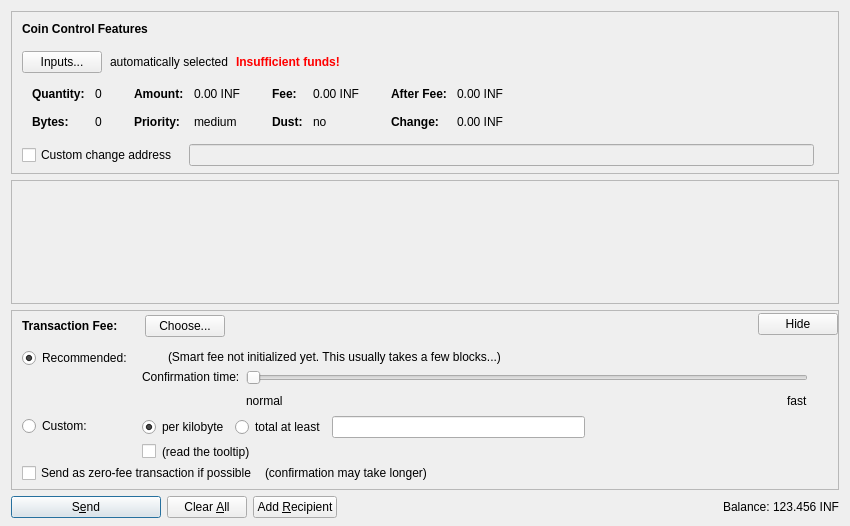
<?xml version="1.0" encoding="UTF-8"?>
<ui version="4.0">
 <class>SendCoinsDialog</class>
 <widget class="QDialog" name="SendCoinsDialog">
  <property name="geometry">
   <rect>
    <x>0</x>
    <y>0</y>
    <width>850</width>
    <height>526</height>
   </rect>
  </property>
  <property name="windowTitle">
   <string>Send Coins</string>
  </property>
  <layout class="QVBoxLayout" name="verticalLayout" stretch="0,1,0,0">
   <property name="bottomMargin">
    <number>8</number>
   </property>
   <item>
    <widget class="QFrame" name="frameCoinControl">
     <property name="sizePolicy">
      <sizepolicy hsizetype="Expanding" vsizetype="Expanding">
       <horstretch>0</horstretch>
       <verstretch>0</verstretch>
      </sizepolicy>
     </property>
     <property name="maximumSize">
      <size>
       <width>16777215</width>
       <height>16777215</height>
      </size>
     </property>
     <property name="frameShape">
      <enum>QFrame::StyledPanel</enum>
     </property>
     <property name="frameShadow">
      <enum>QFrame::Sunken</enum>
     </property>
     <layout class="QVBoxLayout" name="verticalLayoutCoinControl2">
      <property name="spacing">
       <number>0</number>
      </property>
      <property name="leftMargin">
       <number>0</number>
      </property>
      <property name="topMargin">
       <number>0</number>
      </property>
      <property name="rightMargin">
       <number>0</number>
      </property>
      <property name="bottomMargin">
       <number>6</number>
      </property>
      <item>
       <layout class="QVBoxLayout" name="verticalLayoutCoinControl" stretch="0,0,0,0,1">
        <property name="spacing">
         <number>0</number>
        </property>
        <property name="leftMargin">
         <number>10</number>
        </property>
        <property name="topMargin">
         <number>10</number>
        </property>
        <item>
         <layout class="QHBoxLayout" name="horizontalLayoutCoinControl1">
          <property name="bottomMargin">
           <number>15</number>
          </property>
          <item>
           <widget class="QLabel" name="labelCoinControlFeatures">
            <property name="sizePolicy">
             <sizepolicy hsizetype="Preferred" vsizetype="Maximum">
              <horstretch>0</horstretch>
              <verstretch>0</verstretch>
             </sizepolicy>
            </property>
            <property name="font">
             <font>
              <weight>75</weight>
              <bold>true</bold>
             </font>
            </property>
            <property name="styleSheet">
             <string notr="true">font-weight:bold;</string>
            </property>
            <property name="text">
             <string>Coin Control Features</string>
            </property>
           </widget>
          </item>
         </layout>
        </item>
        <item>
         <layout class="QHBoxLayout" name="horizontalLayoutCoinControl2" stretch="0,0,0,0">
          <property name="spacing">
           <number>8</number>
          </property>
          <property name="bottomMargin">
           <number>10</number>
          </property>
          <item>
           <widget class="QPushButton" name="pushButtonCoinControl">
            <property name="styleSheet">
             <string notr="true"/>
            </property>
            <property name="text">
             <string>Inputs...</string>
            </property>
            <property name="autoDefault">
             <bool>false</bool>
            </property>
           </widget>
          </item>
          <item>
           <widget class="QLabel" name="labelCoinControlAutomaticallySelected">
            <property name="text">
             <string>automatically selected</string>
            </property>
            <property name="margin">
             <number>5</number>
            </property>
           </widget>
          </item>
          <item>
           <widget class="QLabel" name="labelCoinControlInsuffFunds">
            <property name="font">
             <font>
              <weight>75</weight>
              <bold>true</bold>
             </font>
            </property>
            <property name="styleSheet">
             <string notr="true">color:red;font-weight:bold;</string>
            </property>
            <property name="text">
             <string>Insufficient funds!</string>
            </property>
            <property name="margin">
             <number>5</number>
            </property>
           </widget>
          </item>
          <item>
           <spacer name="horizontalSpacerCoinControl">
            <property name="orientation">
             <enum>Qt::Horizontal</enum>
            </property>
            <property name="sizeHint" stdset="0">
             <size>
              <width>40</width>
              <height>1</height>
             </size>
            </property>
           </spacer>
          </item>
         </layout>
        </item>
        <item>
         <widget class="QWidget" name="widgetCoinControl" native="true">
          <property name="sizePolicy">
           <sizepolicy hsizetype="Preferred" vsizetype="Preferred">
            <horstretch>0</horstretch>
            <verstretch>0</verstretch>
           </sizepolicy>
          </property>
          <property name="minimumSize">
           <size>
            <width>0</width>
            <height>0</height>
           </size>
          </property>
          <property name="styleSheet">
           <string notr="true"/>
          </property>
          <layout class="QHBoxLayout" name="horizontalLayoutCoinControl5">
           <property name="leftMargin">
            <number>0</number>
           </property>
           <property name="topMargin">
            <number>0</number>
           </property>
           <property name="rightMargin">
            <number>0</number>
           </property>
           <property name="bottomMargin">
            <number>0</number>
           </property>
           <item>
            <layout class="QHBoxLayout" name="horizontalLayoutCoinControl3" stretch="0,0,0,1">
             <property name="spacing">
              <number>20</number>
             </property>
             <property name="topMargin">
              <number>0</number>
             </property>
             <property name="bottomMargin">
              <number>10</number>
             </property>
             <item>
              <layout class="QFormLayout" name="formLayoutCoinControl1">
               <property name="horizontalSpacing">
                <number>10</number>
               </property>
               <property name="verticalSpacing">
                <number>14</number>
               </property>
               <property name="leftMargin">
                <number>10</number>
               </property>
               <property name="topMargin">
                <number>4</number>
               </property>
               <property name="rightMargin">
                <number>6</number>
               </property>
               <item row="0" column="0">
                <widget class="QLabel" name="labelCoinControlQuantityText">
                 <property name="font">
                  <font>
                   <weight>75</weight>
                   <bold>true</bold>
                  </font>
                 </property>
                 <property name="text">
                  <string>Quantity:</string>
                 </property>
                 <property name="margin">
                  <number>0</number>
                 </property>
                </widget>
               </item>
               <item row="0" column="1">
                <widget class="QLabel" name="labelCoinControlQuantity">
                 <property name="cursor">
                  <cursorShape>IBeamCursor</cursorShape>
                 </property>
                 <property name="contextMenuPolicy">
                  <enum>Qt::ActionsContextMenu</enum>
                 </property>
                 <property name="text">
                  <string notr="true">0</string>
                 </property>
                 <property name="margin">
                  <number>0</number>
                 </property>
                 <property name="textInteractionFlags">
                  <set>Qt::LinksAccessibleByMouse|Qt::TextSelectableByKeyboard|Qt::TextSelectableByMouse</set>
                 </property>
                </widget>
               </item>
               <item row="1" column="0">
                <widget class="QLabel" name="labelCoinControlBytesText">
                 <property name="font">
                  <font>
                   <weight>75</weight>
                   <bold>true</bold>
                  </font>
                 </property>
                 <property name="text">
                  <string>Bytes:</string>
                 </property>
                </widget>
               </item>
               <item row="1" column="1">
                <widget class="QLabel" name="labelCoinControlBytes">
                 <property name="cursor">
                  <cursorShape>IBeamCursor</cursorShape>
                 </property>
                 <property name="contextMenuPolicy">
                  <enum>Qt::ActionsContextMenu</enum>
                 </property>
                 <property name="text">
                  <string notr="true">0</string>
                 </property>
                 <property name="textInteractionFlags">
                  <set>Qt::LinksAccessibleByMouse|Qt::TextSelectableByKeyboard|Qt::TextSelectableByMouse</set>
                 </property>
                </widget>
               </item>
              </layout>
             </item>
             <item>
              <layout class="QFormLayout" name="formLayoutCoinControl2">
               <property name="horizontalSpacing">
                <number>10</number>
               </property>
               <property name="verticalSpacing">
                <number>14</number>
               </property>
               <property name="leftMargin">
                <number>6</number>
               </property>
               <property name="topMargin">
                <number>4</number>
               </property>
               <property name="rightMargin">
                <number>6</number>
               </property>
               <item row="0" column="0">
                <widget class="QLabel" name="labelCoinControlAmountText">
                 <property name="font">
                  <font>
                   <weight>75</weight>
                   <bold>true</bold>
                  </font>
                 </property>
                 <property name="text">
                  <string>Amount:</string>
                 </property>
                 <property name="margin">
                  <number>0</number>
                 </property>
                </widget>
               </item>
               <item row="0" column="1">
                <widget class="QLabel" name="labelCoinControlAmount">
                 <property name="cursor">
                  <cursorShape>IBeamCursor</cursorShape>
                 </property>
                 <property name="contextMenuPolicy">
                  <enum>Qt::ActionsContextMenu</enum>
                 </property>
                 <property name="text">
                  <string notr="true">0.00 INF</string>
                 </property>
                 <property name="textInteractionFlags">
                  <set>Qt::LinksAccessibleByMouse|Qt::TextSelectableByKeyboard|Qt::TextSelectableByMouse</set>
                 </property>
                </widget>
               </item>
               <item row="1" column="0">
                <widget class="QLabel" name="labelCoinControlPriorityText">
                 <property name="font">
                  <font>
                   <weight>75</weight>
                   <bold>true</bold>
                  </font>
                 </property>
                 <property name="text">
                  <string>Priority:</string>
                 </property>
                </widget>
               </item>
               <item row="1" column="1">
                <widget class="QLabel" name="labelCoinControlPriority">
                 <property name="cursor">
                  <cursorShape>IBeamCursor</cursorShape>
                 </property>
                 <property name="contextMenuPolicy">
                  <enum>Qt::ActionsContextMenu</enum>
                 </property>
                 <property name="text">
                  <string notr="true">medium</string>
                 </property>
                 <property name="textInteractionFlags">
                  <set>Qt::LinksAccessibleByMouse|Qt::TextSelectableByKeyboard|Qt::TextSelectableByMouse</set>
                 </property>
                </widget>
               </item>
              </layout>
             </item>
             <item>
              <layout class="QFormLayout" name="formLayoutCoinControl3">
               <property name="horizontalSpacing">
                <number>10</number>
               </property>
               <property name="verticalSpacing">
                <number>14</number>
               </property>
               <property name="leftMargin">
                <number>6</number>
               </property>
               <property name="topMargin">
                <number>4</number>
               </property>
               <property name="rightMargin">
                <number>6</number>
               </property>
               <item row="0" column="0">
                <widget class="QLabel" name="labelCoinControlFeeText">
                 <property name="font">
                  <font>
                   <weight>75</weight>
                   <bold>true</bold>
                  </font>
                 </property>
                 <property name="text">
                  <string>Fee:</string>
                 </property>
                 <property name="margin">
                  <number>0</number>
                 </property>
                </widget>
               </item>
               <item row="0" column="1">
                <widget class="QLabel" name="labelCoinControlFee">
                 <property name="cursor">
                  <cursorShape>IBeamCursor</cursorShape>
                 </property>
                 <property name="contextMenuPolicy">
                  <enum>Qt::ActionsContextMenu</enum>
                 </property>
                 <property name="text">
                  <string notr="true">0.00 INF</string>
                 </property>
                 <property name="textInteractionFlags">
                  <set>Qt::LinksAccessibleByMouse|Qt::TextSelectableByKeyboard|Qt::TextSelectableByMouse</set>
                 </property>
                </widget>
               </item>
               <item row="1" column="0">
                <widget class="QLabel" name="labelCoinControlLowOutputText">
                 <property name="font">
                  <font>
                   <weight>75</weight>
                   <bold>true</bold>
                  </font>
                 </property>
                 <property name="text">
                  <string>Dust:</string>
                 </property>
                </widget>
               </item>
               <item row="1" column="1">
                <widget class="QLabel" name="labelCoinControlLowOutput">
                 <property name="cursor">
                  <cursorShape>IBeamCursor</cursorShape>
                 </property>
                 <property name="contextMenuPolicy">
                  <enum>Qt::ActionsContextMenu</enum>
                 </property>
                 <property name="text">
                  <string notr="true">no</string>
                 </property>
                 <property name="textInteractionFlags">
                  <set>Qt::LinksAccessibleByMouse|Qt::TextSelectableByKeyboard|Qt::TextSelectableByMouse</set>
                 </property>
                </widget>
               </item>
              </layout>
             </item>
             <item>
              <layout class="QFormLayout" name="formLayoutCoinControl4">
               <property name="horizontalSpacing">
                <number>10</number>
               </property>
               <property name="verticalSpacing">
                <number>14</number>
               </property>
               <property name="leftMargin">
                <number>6</number>
               </property>
               <property name="topMargin">
                <number>4</number>
               </property>
               <property name="rightMargin">
                <number>6</number>
               </property>
               <item row="0" column="0">
                <widget class="QLabel" name="labelCoinControlAfterFeeText">
                 <property name="font">
                  <font>
                   <weight>75</weight>
                   <bold>true</bold>
                  </font>
                 </property>
                 <property name="text">
                  <string>After Fee:</string>
                 </property>
                 <property name="margin">
                  <number>0</number>
                 </property>
                </widget>
               </item>
               <item row="0" column="1">
                <widget class="QLabel" name="labelCoinControlAfterFee">
                 <property name="cursor">
                  <cursorShape>IBeamCursor</cursorShape>
                 </property>
                 <property name="contextMenuPolicy">
                  <enum>Qt::ActionsContextMenu</enum>
                 </property>
                 <property name="text">
                  <string notr="true">0.00 INF</string>
                 </property>
                 <property name="textInteractionFlags">
                  <set>Qt::LinksAccessibleByMouse|Qt::TextSelectableByKeyboard|Qt::TextSelectableByMouse</set>
                 </property>
                </widget>
               </item>
               <item row="1" column="0">
                <widget class="QLabel" name="labelCoinControlChangeText">
                 <property name="font">
                  <font>
                   <weight>75</weight>
                   <bold>true</bold>
                  </font>
                 </property>
                 <property name="text">
                  <string>Change:</string>
                 </property>
                </widget>
               </item>
               <item row="1" column="1">
                <widget class="QLabel" name="labelCoinControlChange">
                 <property name="cursor">
                  <cursorShape>IBeamCursor</cursorShape>
                 </property>
                 <property name="contextMenuPolicy">
                  <enum>Qt::ActionsContextMenu</enum>
                 </property>
                 <property name="text">
                  <string notr="true">0.00 INF</string>
                 </property>
                 <property name="textInteractionFlags">
                  <set>Qt::LinksAccessibleByMouse|Qt::TextSelectableByKeyboard|Qt::TextSelectableByMouse</set>
                 </property>
                </widget>
               </item>
              </layout>
             </item>
            </layout>
           </item>
          </layout>
         </widget>
        </item>
        <item>
         <layout class="QHBoxLayout" name="horizontalLayoutCoinControl4" stretch="0,0,0">
          <property name="spacing">
           <number>12</number>
          </property>
          <property name="sizeConstraint">
           <enum>QLayout::SetDefaultConstraint</enum>
          </property>
          <property name="topMargin">
           <number>5</number>
          </property>
          <property name="rightMargin">
           <number>5</number>
          </property>
          <item>
           <widget class="QCheckBox" name="checkBoxCoinControlChange">
            <property name="toolTip">
             <string>If this is activated, but the change address is empty or invalid, change will be sent to a newly generated address.</string>
            </property>
            <property name="text">
             <string>Custom change address</string>
            </property>
           </widget>
          </item>
          <item>
           <widget class="QValidatedLineEdit" name="lineEditCoinControlChange">
            <property name="enabled">
             <bool>false</bool>
            </property>
            <property name="sizePolicy">
             <sizepolicy hsizetype="Expanding" vsizetype="Fixed">
              <horstretch>0</horstretch>
              <verstretch>0</verstretch>
             </sizepolicy>
            </property>
           </widget>
          </item>
          <item>
           <widget class="QLabel" name="labelCoinControlChangeLabel">
            <property name="sizePolicy">
             <sizepolicy hsizetype="Preferred" vsizetype="Expanding">
              <horstretch>0</horstretch>
              <verstretch>0</verstretch>
             </sizepolicy>
            </property>
            <property name="minimumSize">
             <size>
              <width>0</width>
              <height>0</height>
             </size>
            </property>
            <property name="text">
             <string/>
            </property>
            <property name="margin">
             <number>3</number>
            </property>
           </widget>
          </item>
         </layout>
        </item>
        <item>
         <spacer name="verticalSpacerCoinControl">
          <property name="orientation">
           <enum>Qt::Vertical</enum>
          </property>
          <property name="sizeHint" stdset="0">
           <size>
            <width>800</width>
            <height>1</height>
           </size>
          </property>
         </spacer>
        </item>
       </layout>
      </item>
     </layout>
    </widget>
   </item>
   <item>
    <widget class="QScrollArea" name="scrollArea">
     <property name="widgetResizable">
      <bool>true</bool>
     </property>
     <widget class="QWidget" name="scrollAreaWidgetContents">
      <property name="geometry">
       <rect>
        <x>0</x>
        <y>0</y>
        <width>830</width>
        <height>68</height>
       </rect>
      </property>
      <layout class="QVBoxLayout" name="verticalLayout_2" stretch="0,1">
       <property name="leftMargin">
        <number>0</number>
       </property>
       <property name="topMargin">
        <number>0</number>
       </property>
       <property name="rightMargin">
        <number>0</number>
       </property>
       <property name="bottomMargin">
        <number>0</number>
       </property>
       <item>
        <layout class="QVBoxLayout" name="entries">
         <property name="spacing">
          <number>6</number>
         </property>
        </layout>
       </item>
       <item>
        <spacer name="verticalSpacer">
         <property name="orientation">
          <enum>Qt::Vertical</enum>
         </property>
         <property name="sizeHint" stdset="0">
          <size>
           <width>20</width>
           <height>40</height>
          </size>
         </property>
        </spacer>
       </item>
      </layout>
     </widget>
    </widget>
   </item>
   <item>
    <widget class="QFrame" name="frameFee">
     <property name="sizePolicy">
      <sizepolicy hsizetype="Expanding" vsizetype="Expanding">
       <horstretch>0</horstretch>
       <verstretch>0</verstretch>
      </sizepolicy>
     </property>
     <property name="maximumSize">
      <size>
       <width>16777215</width>
       <height>16777215</height>
      </size>
     </property>
     <property name="frameShape">
      <enum>QFrame::StyledPanel</enum>
     </property>
     <property name="frameShadow">
      <enum>QFrame::Sunken</enum>
     </property>
     <layout class="QVBoxLayout" name="verticalLayoutFee1">
      <property name="spacing">
       <number>0</number>
      </property>
      <property name="leftMargin">
       <number>0</number>
      </property>
      <property name="topMargin">
       <number>0</number>
      </property>
      <property name="rightMargin">
       <number>0</number>
      </property>
      <property name="bottomMargin">
       <number>0</number>
      </property>
      <item>
       <layout class="QVBoxLayout" name="verticalLayoutFee2" stretch="0,0,0">
        <property name="spacing">
         <number>0</number>
        </property>
        <property name="leftMargin">
         <number>10</number>
        </property>
        <property name="topMargin">
         <number>0</number>
        </property>
        <item>
         <layout class="QHBoxLayout" name="horizontalLayoutFee1">
          <property name="bottomMargin">
           <number>0</number>
          </property>
          <item>
           <layout class="QVBoxLayout" name="verticalLayoutFee7">
            <property name="spacing">
             <number>0</number>
            </property>
            <item>
             <spacer name="verticalSpacerSmartFee">
              <property name="orientation">
               <enum>Qt::Vertical</enum>
              </property>
              <property name="sizeType">
               <enum>QSizePolicy::Fixed</enum>
              </property>
              <property name="sizeHint" stdset="0">
               <size>
                <width>1</width>
                <height>4</height>
               </size>
              </property>
             </spacer>
            </item>
            <item>
             <layout class="QHBoxLayout" name="horizontalLayoutSmartFee">
              <property name="spacing">
               <number>10</number>
              </property>
              <item>
               <widget class="QLabel" name="labelFeeHeadline">
                <property name="sizePolicy">
                 <sizepolicy hsizetype="Preferred" vsizetype="Maximum">
                  <horstretch>0</horstretch>
                  <verstretch>0</verstretch>
                 </sizepolicy>
                </property>
                <property name="font">
                 <font>
                  <weight>75</weight>
                  <bold>true</bold>
                 </font>
                </property>
                <property name="styleSheet">
                 <string notr="true">font-weight:bold;</string>
                </property>
                <property name="text">
                 <string>Transaction Fee:</string>
                </property>
               </widget>
              </item>
              <item>
               <widget class="QLabel" name="labelFeeMinimized">
                <property name="text">
                 <string/>
                </property>
               </widget>
              </item>
              <item>
               <widget class="QPushButton" name="buttonChooseFee">
                <property name="text">
                 <string>Choose...</string>
                </property>
               </widget>
              </item>
             </layout>
            </item>
            <item>
             <spacer name="verticalSpacer_5">
              <property name="orientation">
               <enum>Qt::Vertical</enum>
              </property>
              <property name="sizeHint" stdset="0">
               <size>
                <width>1</width>
                <height>1</height>
               </size>
              </property>
             </spacer>
            </item>
           </layout>
          </item>
          <item>
           <spacer name="horizontalSpacer_4">
            <property name="orientation">
             <enum>Qt::Horizontal</enum>
            </property>
            <property name="sizeHint" stdset="0">
             <size>
              <width>40</width>
              <height>20</height>
             </size>
            </property>
           </spacer>
          </item>
          <item>
           <widget class="QPushButton" name="buttonMinimizeFee">
            <property name="toolTip">
             <string>collapse fee-settings</string>
            </property>
            <property name="text">
             <string>Hide</string>
            </property>
           </widget>
          </item>
         </layout>
        </item>
        <item>
         <widget class="QFrame" name="frameFeeSelection">
          <layout class="QVBoxLayout" name="verticalLayoutFee12">
           <property name="spacing">
            <number>0</number>
           </property>
           <property name="leftMargin">
            <number>0</number>
           </property>
           <property name="topMargin">
            <number>0</number>
           </property>
           <property name="rightMargin">
            <number>0</number>
           </property>
           <property name="bottomMargin">
            <number>0</number>
           </property>
           <item>
            <layout class="QGridLayout" name="gridLayoutFee">
             <property name="topMargin">
              <number>10</number>
             </property>
             <property name="bottomMargin">
              <number>4</number>
             </property>
             <property name="horizontalSpacing">
              <number>10</number>
             </property>
             <property name="verticalSpacing">
              <number>4</number>
             </property>
             <item row="1" column="1">
              <layout class="QVBoxLayout" name="verticalLayoutFee8">
               <property name="spacing">
                <number>6</number>
               </property>
               <item>
                <layout class="QHBoxLayout" name="horizontalLayoutFee13">
                 <item>
                  <widget class="QRadioButton" name="radioCustomPerKilobyte">
                   <property name="toolTip">
                    <string>If the custom fee is set to 1000 satoshis and the transaction is only 250 bytes, then &quot;per kilobyte&quot; only pays 250 satoshis in fee, while &quot;total at least&quot; pays 1000 satoshis. For transactions bigger than a kilobyte both pay by kilobyte.</string>
                   </property>
                   <property name="text">
                    <string>per kilobyte</string>
                   </property>
                   <property name="checked">
                    <bool>true</bool>
                   </property>
                   <attribute name="buttonGroup">
                    <string notr="true">groupCustomFee</string>
                   </attribute>
                  </widget>
                 </item>
                 <item>
                  <widget class="QRadioButton" name="radioCustomAtLeast">
                   <property name="toolTip">
                    <string>If the custom fee is set to 1000 satoshis and the transaction is only 250 bytes, then &quot;per kilobyte&quot; only pays 250 satoshis in fee, while &quot;total at least&quot; pays 1000 satoshis. For transactions bigger than a kilobyte both pay by kilobyte.</string>
                   </property>
                   <property name="text">
                    <string>total at least</string>
                   </property>
                   <attribute name="buttonGroup">
                    <string notr="true">groupCustomFee</string>
                   </attribute>
                  </widget>
                 </item>
                 <item>
                  <widget class="InfinitumAmountField" name="customFee"/>
                 </item>
                 <item>
                  <spacer name="horizontalSpacer_6">
                   <property name="orientation">
                    <enum>Qt::Horizontal</enum>
                   </property>
                   <property name="sizeHint" stdset="0">
                    <size>
                     <width>1</width>
                     <height>1</height>
                    </size>
                   </property>
                  </spacer>
                 </item>
                </layout>
               </item>
               <item>
                <layout class="QHBoxLayout" name="horizontalLayoutFee8">
                 <item>
                  <widget class="QCheckBox" name="checkBoxMinimumFee">
                   <property name="toolTip">
                    <string>Paying only the minimum fee is just fine as long as there is less transaction volume than space in the blocks. But be aware that this can end up in a never confirming transaction once there is more demand for infinitum transactions than the network can process.</string>
                   </property>
                   <property name="text">
                    <string/>
                   </property>
                  </widget>
                 </item>
                 <item>
                  <widget class="QLabel" name="labelMinFeeWarning">
                   <property name="enabled">
                    <bool>true</bool>
                   </property>
                   <property name="toolTip">
                    <string>Paying only the minimum fee is just fine as long as there is less transaction volume than space in the blocks. But be aware that this can end up in a never confirming transaction once there is more demand for infinitum transactions than the network can process.</string>
                   </property>
                   <property name="text">
                    <string>(read the tooltip)</string>
                   </property>
                   <property name="margin">
                    <number>5</number>
                   </property>
                  </widget>
                 </item>
                 <item>
                  <spacer name="horizontalSpacer_2">
                   <property name="orientation">
                    <enum>Qt::Horizontal</enum>
                   </property>
                   <property name="sizeHint" stdset="0">
                    <size>
                     <width>1</width>
                     <height>1</height>
                    </size>
                   </property>
                  </spacer>
                 </item>
                </layout>
               </item>
              </layout>
             </item>
             <item row="0" column="0">
              <layout class="QVBoxLayout" name="verticalLayoutFee4" stretch="0,1">
               <item>
                <widget class="QRadioButton" name="radioSmartFee">
                 <property name="text">
                  <string>Recommended:</string>
                 </property>
                 <property name="checked">
                  <bool>true</bool>
                 </property>
                 <attribute name="buttonGroup">
                  <string notr="true">groupFee</string>
                 </attribute>
                </widget>
               </item>
               <item>
                <spacer name="verticalSpacer_2">
                 <property name="orientation">
                  <enum>Qt::Vertical</enum>
                 </property>
                 <property name="sizeHint" stdset="0">
                  <size>
                   <width>1</width>
                   <height>1</height>
                  </size>
                 </property>
                </spacer>
               </item>
              </layout>
             </item>
             <item row="1" column="0">
              <layout class="QVBoxLayout" name="verticalLayoutFee9" stretch="0,1">
               <item>
                <widget class="QRadioButton" name="radioCustomFee">
                 <property name="text">
                  <string>Custom:</string>
                 </property>
                 <attribute name="buttonGroup">
                  <string notr="true">groupFee</string>
                 </attribute>
                </widget>
               </item>
               <item>
                <spacer name="verticalSpacer_6">
                 <property name="orientation">
                  <enum>Qt::Vertical</enum>
                 </property>
                 <property name="sizeHint" stdset="0">
                  <size>
                   <width>1</width>
                   <height>1</height>
                  </size>
                 </property>
                </spacer>
               </item>
              </layout>
             </item>
             <item row="0" column="1">
              <layout class="QVBoxLayout" name="verticalLayoutFee3" stretch="0,0,1">
               <property name="spacing">
                <number>6</number>
               </property>
               <property name="topMargin">
                <number>2</number>
               </property>
               <item>
                <layout class="QHBoxLayout" name="horizontalLayoutFee12">
                 <item>
                  <widget class="QLabel" name="labelSmartFee">
                   <property name="text">
                    <string/>
                   </property>
                   <property name="margin">
                    <number>2</number>
                   </property>
                  </widget>
                 </item>
                 <item>
                  <widget class="QLabel" name="labelFeeEstimation">
                   <property name="text">
                    <string/>
                   </property>
                  </widget>
                 </item>
                 <item>
                  <widget class="QLabel" name="labelSmartFee2">
                   <property name="text">
                    <string>(Smart fee not initialized yet. This usually takes a few blocks...)</string>
                   </property>
                   <property name="margin">
                    <number>2</number>
                   </property>
                  </widget>
                 </item>
                 <item>
                  <spacer name="horizontalSpacer_5">
                   <property name="orientation">
                    <enum>Qt::Horizontal</enum>
                   </property>
                   <property name="sizeHint" stdset="0">
                    <size>
                     <width>1</width>
                     <height>1</height>
                    </size>
                   </property>
                  </spacer>
                 </item>
                </layout>
               </item>
               <item>
                <layout class="QHBoxLayout" name="horizontalLayoutFee9">
                 <item>
                  <layout class="QVBoxLayout" name="verticalLayoutFee6">
                   <item>
                    <widget class="QLabel" name="labelSmartFee3">
                     <property name="text">
                      <string>Confirmation time:</string>
                     </property>
                     <property name="margin">
                      <number>2</number>
                     </property>
                    </widget>
                   </item>
                   <item>
                    <spacer name="verticalSpacer_3">
                     <property name="orientation">
                      <enum>Qt::Vertical</enum>
                     </property>
                     <property name="sizeHint" stdset="0">
                      <size>
                       <width>1</width>
                       <height>1</height>
                      </size>
                     </property>
                    </spacer>
                   </item>
                  </layout>
                 </item>
                 <item>
                  <layout class="QVBoxLayout" name="verticalLayoutFee5">
                   <property name="rightMargin">
                    <number>30</number>
                   </property>
                   <item>
                    <widget class="QSlider" name="sliderSmartFee">
                     <property name="minimum">
                      <number>0</number>
                     </property>
                     <property name="maximum">
                      <number>24</number>
                     </property>
                     <property name="pageStep">
                      <number>1</number>
                     </property>
                     <property name="value">
                      <number>0</number>
                     </property>
                     <property name="orientation">
                      <enum>Qt::Horizontal</enum>
                     </property>
                     <property name="invertedAppearance">
                      <bool>false</bool>
                     </property>
                     <property name="invertedControls">
                      <bool>false</bool>
                     </property>
                     <property name="tickPosition">
                      <enum>QSlider::NoTicks</enum>
                     </property>
                    </widget>
                   </item>
                   <item>
                    <layout class="QHBoxLayout" name="horizontalLayoutFee10">
                     <item>
                      <widget class="QLabel" name="labelSmartFeeNormal">
                       <property name="text">
                        <string>normal</string>
                       </property>
                      </widget>
                     </item>
                     <item>
                      <spacer name="horizontalSpacer_3">
                       <property name="orientation">
                        <enum>Qt::Horizontal</enum>
                       </property>
                       <property name="sizeHint" stdset="0">
                        <size>
                         <width>40</width>
                         <height>20</height>
                        </size>
                       </property>
                      </spacer>
                     </item>
                     <item>
                      <widget class="QLabel" name="labelSmartFeeFast">
                       <property name="text">
                        <string>fast</string>
                       </property>
                      </widget>
                     </item>
                    </layout>
                   </item>
                  </layout>
                 </item>
                </layout>
               </item>
               <item>
                <spacer name="verticalSpacer_4">
                 <property name="orientation">
                  <enum>Qt::Vertical</enum>
                 </property>
                 <property name="sizeHint" stdset="0">
                  <size>
                   <width>1</width>
                   <height>1</height>
                  </size>
                 </property>
                </spacer>
               </item>
              </layout>
             </item>
            </layout>
           </item>
           <item>
            <layout class="QHBoxLayout" name="horizontalLayoutFee5" stretch="0,0,0">
             <property name="spacing">
              <number>8</number>
             </property>
             <property name="bottomMargin">
              <number>4</number>
             </property>
             <item>
              <widget class="QCheckBox" name="checkBoxFreeTx">
               <property name="text">
                <string>Send as zero-fee transaction if possible</string>
               </property>
              </widget>
             </item>
             <item>
              <widget class="QLabel" name="labelFreeTx">
               <property name="text">
                <string>(confirmation may take longer)</string>
               </property>
               <property name="margin">
                <number>5</number>
               </property>
              </widget>
             </item>
             <item>
              <spacer name="horizontalSpacerFee5">
               <property name="orientation">
                <enum>Qt::Horizontal</enum>
               </property>
               <property name="sizeHint" stdset="0">
                <size>
                 <width>1</width>
                 <height>1</height>
                </size>
               </property>
              </spacer>
             </item>
            </layout>
           </item>
           <item>
            <spacer name="verticalSpacerFee2">
             <property name="orientation">
              <enum>Qt::Vertical</enum>
             </property>
             <property name="sizeHint" stdset="0">
              <size>
               <width>1</width>
               <height>1</height>
              </size>
             </property>
            </spacer>
           </item>
          </layout>
         </widget>
        </item>
        <item>
         <spacer name="verticalSpacerFee">
          <property name="orientation">
           <enum>Qt::Vertical</enum>
          </property>
          <property name="sizeHint" stdset="0">
           <size>
            <width>800</width>
            <height>1</height>
           </size>
          </property>
         </spacer>
        </item>
       </layout>
      </item>
     </layout>
    </widget>
   </item>
   <item>
    <layout class="QHBoxLayout" name="horizontalLayout">
     <item>
      <widget class="QPushButton" name="sendButton">
       <property name="minimumSize">
        <size>
         <width>150</width>
         <height>0</height>
        </size>
       </property>
       <property name="toolTip">
        <string>Confirm the send action</string>
       </property>
       <property name="text">
        <string>S&amp;end</string>
       </property>
       <property name="icon">
        <iconset resource="../infinitum.qrc">
         <normaloff>:/icons/send</normaloff>:/icons/send</iconset>
       </property>
       <property name="autoDefault">
        <bool>false</bool>
       </property>
       <property name="default">
        <bool>true</bool>
       </property>
      </widget>
     </item>
     <item>
      <widget class="QPushButton" name="clearButton">
       <property name="sizePolicy">
        <sizepolicy hsizetype="Minimum" vsizetype="Fixed">
         <horstretch>0</horstretch>
         <verstretch>0</verstretch>
        </sizepolicy>
       </property>
       <property name="toolTip">
        <string>Clear all fields of the form.</string>
       </property>
       <property name="text">
        <string>Clear &amp;All</string>
       </property>
       <property name="icon">
        <iconset resource="../infinitum.qrc">
         <normaloff>:/icons/remove</normaloff>:/icons/remove</iconset>
       </property>
       <property name="autoDefault">
        <bool>false</bool>
       </property>
      </widget>
     </item>
     <item>
      <widget class="QPushButton" name="addButton">
       <property name="toolTip">
        <string>Send to multiple recipients at once</string>
       </property>
       <property name="text">
        <string>Add &amp;Recipient</string>
       </property>
       <property name="icon">
        <iconset resource="../infinitum.qrc">
         <normaloff>:/icons/add</normaloff>:/icons/add</iconset>
       </property>
       <property name="autoDefault">
        <bool>false</bool>
       </property>
      </widget>
     </item>
     <item>
      <spacer name="horizontalSpacer">
       <property name="orientation">
        <enum>Qt::Horizontal</enum>
       </property>
       <property name="sizeHint" stdset="0">
        <size>
         <width>40</width>
         <height>20</height>
        </size>
       </property>
      </spacer>
     </item>
     <item>
      <layout class="QHBoxLayout" name="horizontalLayout_2">
       <property name="spacing">
        <number>3</number>
       </property>
       <item>
        <widget class="QLabel" name="label">
         <property name="sizePolicy">
          <sizepolicy hsizetype="Preferred" vsizetype="Fixed">
           <horstretch>0</horstretch>
           <verstretch>0</verstretch>
          </sizepolicy>
         </property>
         <property name="text">
          <string>Balance:</string>
         </property>
        </widget>
       </item>
       <item>
        <widget class="QLabel" name="labelBalance">
         <property name="sizePolicy">
          <sizepolicy hsizetype="Preferred" vsizetype="Fixed">
           <horstretch>0</horstretch>
           <verstretch>0</verstretch>
          </sizepolicy>
         </property>
         <property name="cursor">
          <cursorShape>IBeamCursor</cursorShape>
         </property>
         <property name="text">
          <string notr="true">123.456 INF</string>
         </property>
         <property name="textInteractionFlags">
          <set>Qt::LinksAccessibleByMouse|Qt::TextSelectableByKeyboard|Qt::TextSelectableByMouse</set>
         </property>
        </widget>
       </item>
      </layout>
     </item>
    </layout>
   </item>
  </layout>
 </widget>
 <customwidgets>
  <customwidget>
   <class>QValidatedLineEdit</class>
   <extends>QLineEdit</extends>
   <header>qvalidatedlineedit.h</header>
  </customwidget>
  <customwidget>
   <class>InfinitumAmountField</class>
   <extends>QLineEdit</extends>
   <header>infinitumamountfield.h</header>
   <container>1</container>
  </customwidget>
 </customwidgets>
 <resources>
  <include location="../infinitum.qrc"/>
 </resources>
 <connections/>
 <buttongroups>
  <buttongroup name="groupFee"/>
  <buttongroup name="groupCustomFee"/>
 </buttongroups>
</ui>
